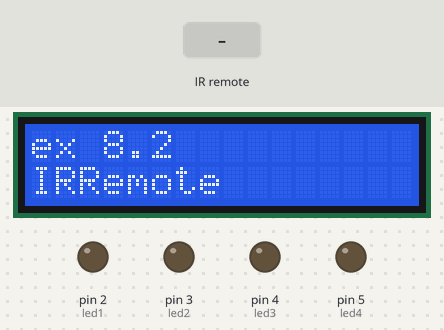
Recording of a sketch running on a simulated Arduino Uno, built with avr-gcc and run on an emulated ATmega328P. Parts: 16×2 character LCD, output pins drawn as LEDs (lit = HIGH). The test bench sets the inputs (shaded band).

Above: at 0.1 s.
4.3 s: infrared code 0xFF6897 received
At 5.1 s:
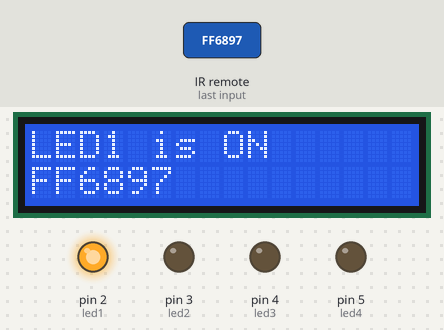
5.8 s: infrared code 0xFFB04F received
At 6.2 s:
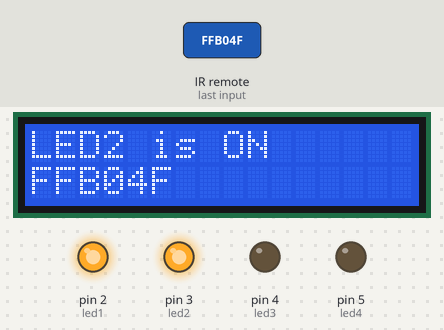
7.3 s: infrared code 0xFF9867 received
At 8.5 s:
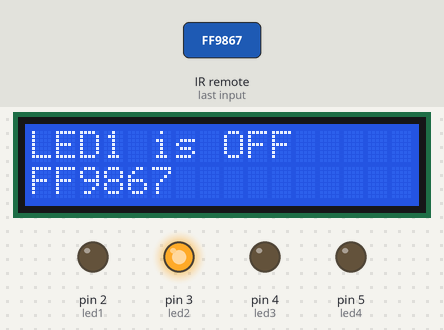
8.8 s: infrared code 0xFF18E7 received
At 9.7 s:
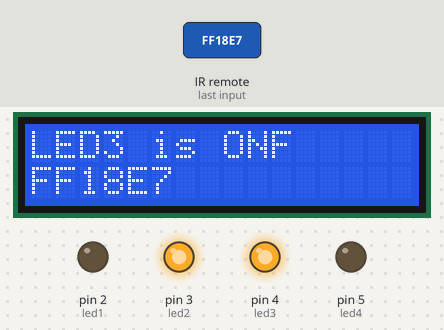
10.3 s: infrared code 0xFF30CF received
At 10.9 s:
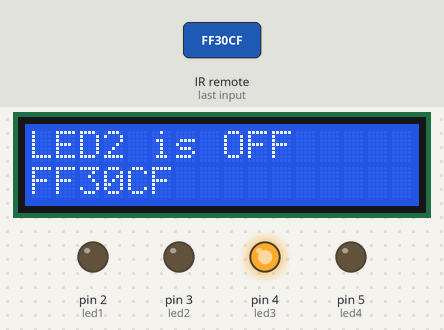
11.8 s: infrared code 0xFF10EF received
At 13.2 s:
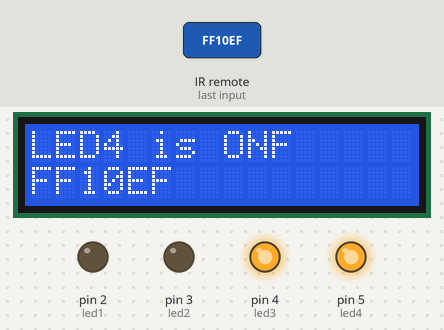
Timing chart, 0 to 14.3 s (numbered marks = the images above; inputs shaded):
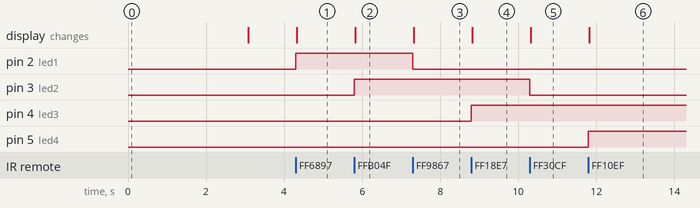

Measured:
- after the input at 4.3 s, pin 2 (led1): LOW → HIGH at once; the display: changes at once (image 1)
- after the input at 5.8 s, pin 3 (led2): LOW → HIGH at once; the display: changes at once (image 2)
- after the input at 7.3 s, pin 2 (led1): HIGH → LOW at once; the display: changes at once (image 3)
- after the input at 8.8 s, pin 4 (led3): LOW → HIGH at once; the display: changes at once (image 4)
- after the input at 10.3 s, pin 3 (led2): HIGH → LOW at once; the display: changes at once (image 5)
- after the input at 11.8 s, pin 5 (led4): LOW → HIGH at once; the display: changes at once (image 6)

The sketch:

AR07_remote_LCD.ino
```cpp
/*
 예제 8.2
 적외선 리모컨을 이용한 LED 제어
*/

// 적외선 리모컨 라이브러리를 불러온다.
#include <IRremote.h>
#include <Wire.h>
#include <LiquidCrystal_I2C.h>

// 적외선 수신부가 연결될 핀을 설정한다.
LiquidCrystal_I2C lcd(0x27,16,2);
int irPin = 10;

// LED에 연결된 핀을 설정한다.
int led1 = 2;
int led2 = 3;
int led3 = 4;
int led4 = 5;

// LED 제어용 코드 (리모컨에 맞게 수정한다)
long on1  = 0xFF6897;
long off1 = 0xFF9867;
long on2  = 0xFFB04F;
long off2 = 0xFF30CF;
long on3  = 0xFF18E7;
long off3 = 0xFF7A85;
long on4  = 0xFF10EF;
long off4 = 0xFF38C7;

// 적외선 수신부가 연결된 핀을 리모컨 수신 핀으로 설정한다.
IRrecv irrecv(irPin);

// 수신된 신호의 결과를 results 변수로 설정한다.
decode_results results;

void setup()
{
     lcd.init(); // LCD 설정
  lcd.backlight();  // 백라이트를 켠다.

  // 메세지를 표시한다.
  lcd.print("ex 8.2");
  lcd.setCursor(0,1);
  lcd.print("IRRemote");
  // 3초동안 메세지를 표시한다.
  delay(3000);
    lcd.clear();
  // 시리얼 통신을 설정한다.
  Serial.begin(9600);

  // 적외선 리모컨 수신을 시작한다.
  irrecv.enableIRIn();

  // 13번 핀에 연결된 LED를 리모컨 수신시 점멸시킨다.
  irrecv.blink13(true);

  pinMode(led1, OUTPUT);
  pinMode(led2, OUTPUT);
  pinMode(led3, OUTPUT);
  pinMode(led4, OUTPUT);
}

void loop()
{
  // 수신된 코드가 있을 때 실행한다.
  if (irrecv.decode(&results)){
    // 0xFFFFFFFF 값을 제외하고 출력한다.
    if(results.value != 0xFFFFFFFF){
      // 수신된 코드가 on1과 같을 때
      if(results.value == on1){
      	digitalWrite(led1, HIGH);
          lcd.setCursor(0,0);
          lcd.print("    ");
          lcd.setCursor(0,0);
        lcd.print("LED1 is ON");
        lcd.setCursor(0,1);
        lcd.print(results.value,HEX);
      }
      // 수신된 코드가 off1과 같을 때
      if(results.value == off1){
      	digitalWrite(led1, LOW);
          lcd.setCursor(0,0);
  lcd.print("    ");
          lcd.setCursor(0,0);
        lcd.print("LED1 is OFF");
                lcd.setCursor(0,1);
        lcd.print(results.value,HEX);
      }
      // 수신된 코드가 on2와 같을 때
      if(results.value == on2){
      	digitalWrite(led2, HIGH);
          lcd.setCursor(0,0);
  lcd.print("    ");
         lcd.setCursor(0,0);
        lcd.print("LED2 is ON");
                lcd.setCursor(0,1);
        lcd.print(results.value,HEX);
      }
      // 수신된 코드가 off2와 같을 때
      if(results.value == off2){
      	digitalWrite(led2, LOW);
          lcd.setCursor(0,0);
  lcd.print("    ");
        lcd.setCursor(0,0);
        lcd.print("LED2 is OFF");
                lcd.setCursor(0,1);
        lcd.print(results.value,HEX);
      }
      // 수신된 코드가 on3와 같을 때
      if(results.value == on3){
      	digitalWrite(led3, HIGH);
          lcd.setCursor(0,0);
  lcd.print("    ");
        lcd.setCursor(0,0);
        lcd.print("LED3 is ON");
                lcd.setCursor(0,1);
        lcd.print(results.value,HEX);
      }
      // 수신된 코드가 off3와 같을 때
      if(results.value == off3){
      	digitalWrite(led3, LOW);
          lcd.setCursor(0,0);
  lcd.print("    ");
        lcd.setCursor(0,0);
        lcd.print("LED3 is OFF");
                lcd.setCursor(0,1);
        lcd.print(results.value,HEX);
      }
    // 수신된 코드가 on4와 같을 때
      if(results.value == on4){
      	digitalWrite(led4, HIGH);
          lcd.setCursor(0,0);
  lcd.print("    ");
        lcd.setCursor(0,0);
        lcd.print("LED4 is ON");
                lcd.setCursor(0,1);
        lcd.print(results.value,HEX);
      }
    // 수신된 코드가 off4와 같을 때
      if(results.value == off4){
      	digitalWrite(led4, LOW);
          lcd.setCursor(0,0);
  lcd.print("    ");
       lcd.setCursor(0,0);
        lcd.print("LED4 is OFF");
                lcd.setCursor(0,1);
        lcd.print(results.value,HEX);
      }
    };
    // 다음 수신을 위해서 준비한다.
    irrecv.resume();
  }
  // 전에 표시했던 내용을 지운다.
}
```
